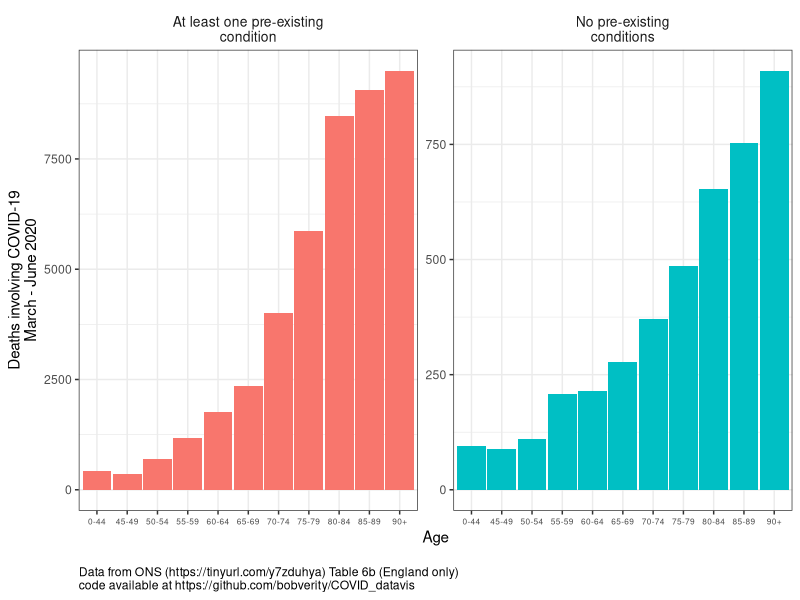
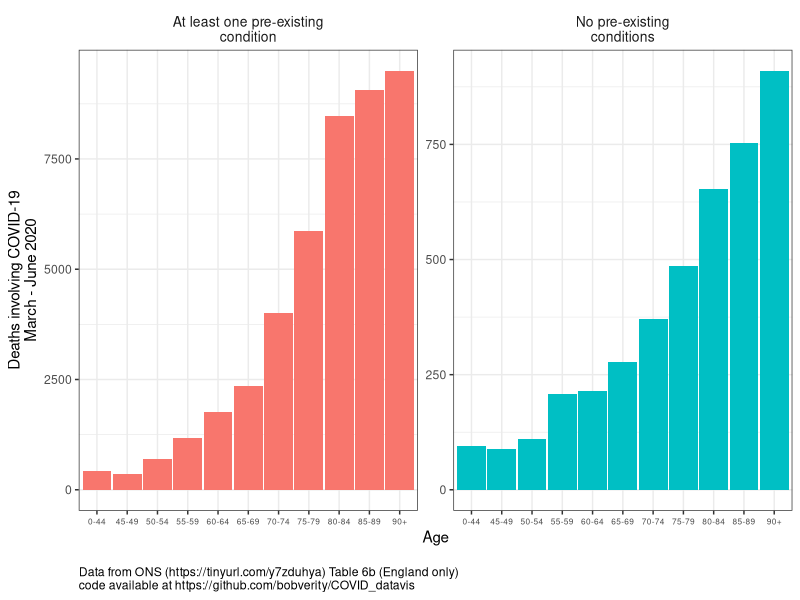

Here is the R script that generated these plots, in order:
# age_conditions.R
#
# Author: Bob Verity
# Date: 2021-01-15
#
# Purpose:
# Explore what the age-deaths profile looks like for people with vs without
# pre-existing conditions.
#
# ------------------------------------------------------------------

# load packages
library(ggplot2)
library(tidyr)
library(RColorBrewer)

# read in data
dat <- read.csv("data/referencetables_6b.csv")

# fix field formats
dat$Age <- factor(dat$Age, levels = unique(dat$Age))
dat$Number.of.deaths <- as.numeric(gsub(",", "", dat$Number.of.deaths))

# subset to all sexes
dat <- subset(dat, Sex == "Persons")

# subset pre-existing conditions
dat <- subset(dat, Main.pre.existing.condition %in% c("All deaths involving COVID-19", "No pre-existing condition"))

# get into wide format
dat_wide <- spread(dat, Main.pre.existing.condition, Number.of.deaths)

# get deaths with at least 1 pre-existing condition
dat_wide$Any_preexisting <- dat_wide$`All deaths involving COVID-19` - dat_wide$`No pre-existing condition`

# rename some columns
w <- match(c("No pre-existing condition", "Any_preexisting"), names(dat_wide))
names(dat_wide)[w] <- c("No_preexisting", "Any_preexisting")

# subset columns
dat_wide <- subset(dat_wide, select = c("Age", "No_preexisting", "Any_preexisting"))

# get into long format
dat <- gather(dat_wide, Conditions, Deaths, No_preexisting, Any_preexisting)

# define colours
col_vec <- RColorBrewer::brewer.pal(3, "Set1")

# make final titles
dat$Conditions <- c("No pre-existing\nconditions", "At least one pre-existing\ncondition")[match(dat$Conditions, c("No_preexisting", "Any_preexisting"))]

# produce plot
plot1 <- ggplot(dat) + theme_bw() +
  geom_bar(aes(x = Age, y = Deaths, fill = Conditions), position = "dodge", stat = "identity", width = 0.95) +
  ylab("Deaths involving COVID-19\nMarch - June 2020") +
  guides(fill = FALSE) +
  facet_wrap(~Conditions, scales = "free") +
  theme(strip.background = element_blank(),
        strip.text = element_text(size = 10),
        axis.text.x = element_text(size = 6))

# add caption
plot1 <- plot1 +
  labs(caption = "\nData from ONS (https://tinyurl.com/y7zduhya) Table 6b (England only)\ncode available at https://github.com/bobverity/COVID_datavis") +
  theme(plot.caption = element_text(hjust = 0))

plot1

# save to file
ggsave("output/age_conditions.png", width = 7, height = 4)
